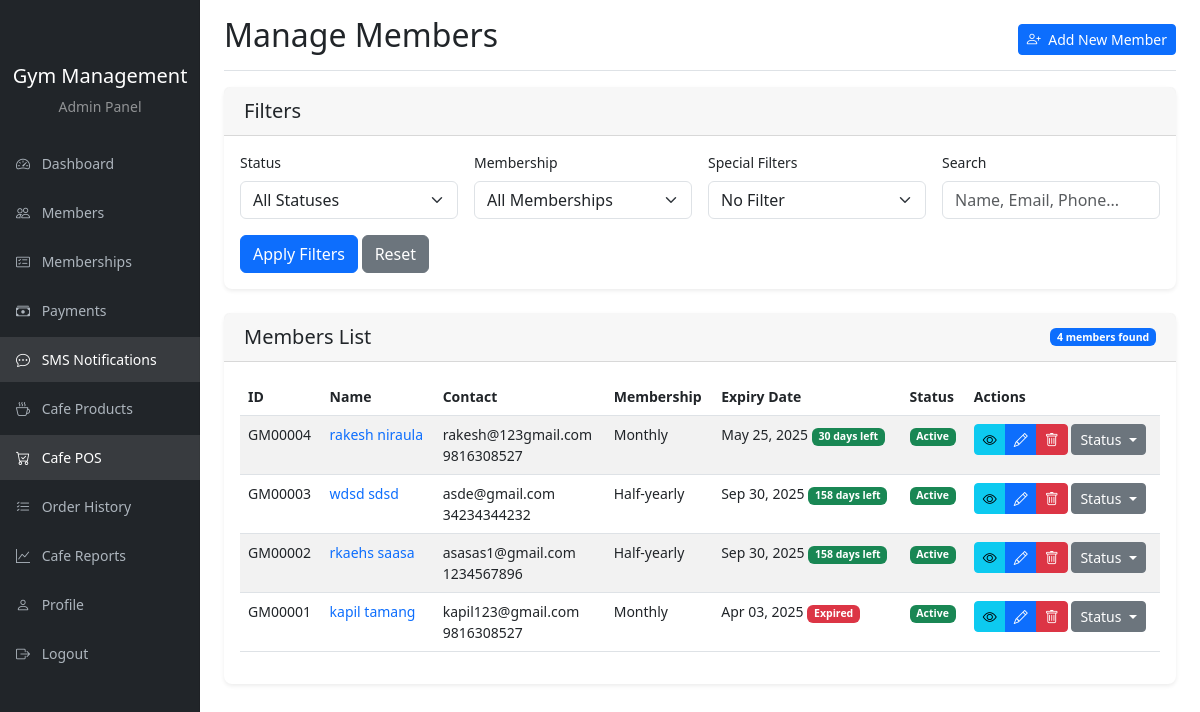
Screenshot of /admin/members.php (signed in) with the database file from the repository.
### tables this page shows
CREATE TABLE `gym_members` (
  `id` int(11) NOT NULL,
  `member_id` varchar(20) NOT NULL COMMENT 'Custom member ID for display',
  `first_name` varchar(50) NOT NULL,
  `last_name` varchar(50) NOT NULL,
  `email` varchar(100) NOT NULL,
  `phone` varchar(20) NOT NULL,
  `gender` enum('male','female','other') NOT NULL,
  `date_of_birth` date DEFAULT NULL,
  `address` text DEFAULT NULL,
  `emergency_contact_name` varchar(100) DEFAULT NULL,
  `emergency_contact_phone` varchar(20) DEFAULT NULL,
  `membership_id` int(11) DEFAULT NULL,
  `membership_start_date` date DEFAULT NULL,
  `membership_end_date` date DEFAULT NULL,
  `status` enum('active','inactive','pending') DEFAULT 'active',
  `notes` text DEFAULT NULL,
  `profile_image` varchar(255) DEFAULT NULL,
  `created_at` timestamp NOT NULL DEFAULT current_timestamp(),
  `updated_at` timestamp NOT NULL DEFAULT current_timestamp() ON UPDATE current_timestamp()
);

CREATE TABLE `membership_plans` (
  `id` int(11) NOT NULL,
  `name` varchar(100) NOT NULL,
  `duration` int(11) NOT NULL COMMENT 'Duration in days',
  `price` decimal(10,2) NOT NULL,
  `description` text DEFAULT NULL,
  `status` enum('active','inactive') DEFAULT 'active',
  `created_at` timestamp NOT NULL DEFAULT current_timestamp(),
  `updated_at` timestamp NOT NULL DEFAULT current_timestamp() ON UPDATE current_timestamp()
);

### admin/members.php (the view, shortened to what this page needs)
<?php
require_once '../includes/db.php';
$members = [];
$total_records = 0;
$records_per_page = 10;
$page = isset($_GET['page']) ? (int)$_GET['page'] : 1;
$offset = ($page - 1) * $records_per_page;
$params = [];
$param_types = "";
$where_sql = "";
try {
    if (!empty($params)) {
        $stmt = $conn->prepare("SELECT COUNT(*) as total FROM gym_members $where_sql");
        $stmt->bind_param($param_types, ...$params);
        $stmt->execute();
        $result = $stmt->get_result();
        $total_records = $result->fetch_assoc()['total'];
        $stmt->close();
    } else {
        $result = $conn->query("SELECT COUNT(*) as total FROM gym_members");
        $total_records = $result->fetch_assoc()['total'];
    }
    $sql = "SELECT m.*, mp.name as membership_name,
            DATEDIFF(m.membership_end_date, CURDATE()) as days_remaining
            FROM gym_members m
            LEFT JOIN membership_plans mp ON m.membership_id = mp.id
            $where_sql
            ORDER BY m.created_at DESC
            LIMIT ?, ?";
    $stmt = $conn->prepare($sql);
    $params[] = $offset;
    $params[] = $records_per_page;
    $param_types .= "ii";
    $stmt->bind_param($param_types, ...$params);
    $stmt->execute();
    $members = $stmt->get_result();
} catch (Exception $e) {
    $error = "Error: " . $e->getMessage();
}
?>
<!DOCTYPE html>
<html lang="en">
<head>
    <link href="https://cdn.jsdelivr.net/npm/bootstrap@5.3.0/dist/css/bootstrap.min.css" rel="stylesheet">
    <link rel="stylesheet" href="https://cdn.jsdelivr.net/npm/bootstrap-icons@1.10.0/font/bootstrap-icons.css">
    <link rel="stylesheet" href="../assets/css/admin.css">
</head>
<body>
    <div class="container-fluid">
        <div class="row">
            <?php include 'sidebar.php'; ?>
            <main class="col-md-9 ms-sm-auto col-lg-10 px-md-4">
                <div class="d-flex justify-content-between flex-wrap flex-md-nowrap align-items-center pt-3 pb-2 mb-3 border-bottom">
                    <h1 class="h2">Manage Members</h1>
                    <div class="btn-toolbar mb-2 mb-md-0">
                        <a href="add-member.php" class="btn btn-sm btn-primary">
                            <i class="bi bi-person-plus me-1"></i> Add New Member
                        </a>
                    </div>
                </div>
                <div class="card mb-4">
                    <div class="card-header">
                        <h5 class="card-title mb-0">Filters</h5>
                    </div>
                    <div class="card-body">
                        <form action="" method="GET" class="row g-3">
                            <div class="col-md-3">
                                <label for="status" class="form-label">Status</label>
                                <select class="form-select" id="status" name="status">
                                    <option value="">All Statuses</option>
                                </select>
                            </div>
                            <div class="col-md-3">
                                <label for="membership" class="form-label">Membership</label>
                                <select class="form-select" id="membership" name="membership">
                                    <option value="">All Memberships</option>
                                </select>
                            </div>
                            <div class="col-md-3">
                                <label for="filter" class="form-label">Special Filters</label>
                                <select class="form-select" id="filter" name="filter">
                                    <option value="">No Filter</option>
                                </select>
                            </div>
                            <div class="col-md-3">
                                <label for="search" class="form-label">Search</label>
                                <input type="text" class="form-control" id="search" name="search" placeholder="Name, Email, Phone..." value="<?php echo isset($_GET['search']) ? htmlspecialchars($_GET['search']) : ''; ?>">
                            </div>
                            <div class="col-12">
                                <button type="submit" class="btn btn-primary">Apply Filters</button>
                                <a href="members.php" class="btn btn-secondary">Reset</a>
                            </div>
                        </form>
                    </div>
                </div>
                <div class="card">
                    <div class="card-header d-flex justify-content-between align-items-center">
                        <h5 class="card-title mb-0">Members List</h5>
                        <span class="badge bg-primary"><?php echo $total_records; ?> members found</span>
                    </div>
                    <div class="card-body">
                        <div class="table-responsive">
                            <table class="table table-striped table-hover">
                                <thead>
                                    <tr>
                                        <th>ID</th>
                                        <th>Name</th>
                                        <th>Contact</th>
                                        <th>Membership</th>
                                        <th>Expiry Date</th>
                                        <th>Status</th>
                                        <th>Actions</th>
                                    </tr>
                                </thead>
                                <tbody>
                                    <?php if ($members->num_rows > 0): ?>
                                        <?php while ($member = $members->fetch_assoc()): ?>
                                            <tr>
                                                <td><?php echo htmlspecialchars($member['member_id']); ?></td>
                                                <td>
                                                    <a href="view-member.php?id=<?php echo $member['id']; ?>" class="text-decoration-none">
                                                        <?php echo htmlspecialchars($member['first_name'] . ' ' . $member['last_name']); ?>
                                                    </a>
                                                </td>
                                                <td>
                                                    <div><?php echo htmlspecialchars($member['email']); ?></div>
                                                    <div><?php echo htmlspecialchars($member['phone']); ?></div>
                                                </td>
                                                <td><?php echo htmlspecialchars($member['membership_name'] ?? 'None'); ?></td>
                                                <td>
                                                    <?php if ($member['membership_end_date']): ?>
                                                        <?php echo date('M d, Y', strtotime($member['membership_end_date'])); ?>
                                                        <?php if ($member['days_remaining'] !== null): ?>
                                                            <?php if ($member['days_remaining'] < 0): ?>
                                                                <span class="badge bg-danger">Expired</span>
                                                            <?php elseif ($member['days_remaining'] <= 7): ?>
                                                                <span class="badge bg-warning"><?php echo $member['days_remaining']; ?> days left</span>
                                                            <?php else: ?>
                                                                <span class="badge bg-success"><?php echo $member['days_remaining']; ?> days left</span>
                                                            <?php endif; ?>
                                                        <?php endif; ?>
                                                    <?php else: ?>
                                                        N/A
                                                    <?php endif; ?>
                                                </td>
                                                <td>
                                                    <span class="badge <?php
                                                        echo $member['status'] === 'active' ? 'bg-success' :
                                                            ($member['status'] === 'inactive' ? 'bg-danger' : 'bg-warning');
                                                    ?>">
                                                        <?php echo ucfirst($member['status']); ?>
                                                    </span>
                                                </td>
                                                <td>
                                                    <div class="btn-group btn-group-sm">
                                                        <a href="view-member.php?id=<?php echo $member['id']; ?>" class="btn btn-info" title="View">
                                                            <i class="bi bi-eye"></i>
                                                        </a>
                                                        <a href="edit-member.php?id=<?php echo $member['id']; ?>" class="btn btn-primary" title="Edit">
                                                            <i class="bi bi-pencil"></i>
                                                        </a>
                                                        <button type="button" class="btn btn-danger" title="Delete" data-bs-toggle="modal" data-bs-target="#deleteModal<?php echo $member['id']; ?>">
                                                            <i class="bi bi-trash"></i>
                                                        </button>
                                                    </div>
                                                    <div class="dropdown d-inline-block">
                                                        <button class="btn btn-sm btn-secondary dropdown-toggle" type="button" id="statusDropdown<?php echo $member['id']; ?>" data-bs-toggle="dropdown" aria-expanded="false">
                                                            Status
                                                        </button>
                                                    </div>
                                                </td>
                                            </tr>
                                        <?php endwhile; ?>
                                    <?php else: ?>
                                        <tr>
                                            <td colspan="7" class="text-center">No members found</td>
                                        </tr>
                                    <?php endif; ?>
                                </tbody>
                            </table>
                        </div>
                    </div>
                </div>
            </main>
        </div>
    </div>
</body>
</html>

### assets/css/admin.css (style rules this page uses)
body { font-size: .875rem; }
.card { margin-bottom: 1.5rem; box-shadow: 0 0.125rem 0.25rem rgba(0, 0, 0, 0.075); border: none; border-radius: 0.5rem; }
.card-header { background-color: rgba(0, 0, 0, 0.03); border-bottom: 1px solid rgba(0, 0, 0, 0.125); padding: 0.75rem 1.25rem; }
.table-responsive { overflow-x: auto; -webkit-overflow-scrolling: touch; }

### rows the page displays
gym_members: member "GM00004", first_name+last_name "rakesh niraula", email "rakesh@123gmail.com", phone "9816308527", membership.name "Monthly", membership_end_date "May 25, 2025", days_remaining "30", status "Active"
gym_members: member "GM00003", first_name+last_name "wdsd sdsd", email "asde@gmail.com", phone "34234344232", membership.name "Half-yearly", membership_end_date "Sep 30, 2025", days_remaining "158", status "Active"
gym_members: member "GM00002", first_name+last_name "rkaehs saasa", email "asasas1@gmail.com", phone "1234567896", membership.name "Half-yearly", membership_end_date "Sep 30, 2025", days_remaining "158", status "Active"
gym_members: member "GM00001", first_name+last_name "kapil tamang", email "kapil123@gmail.com", phone "9816308527", membership.name "Monthly", membership_end_date "Apr 03, 2025", shows "Expired", status "Active"

### other values shown
$total_records "4"
